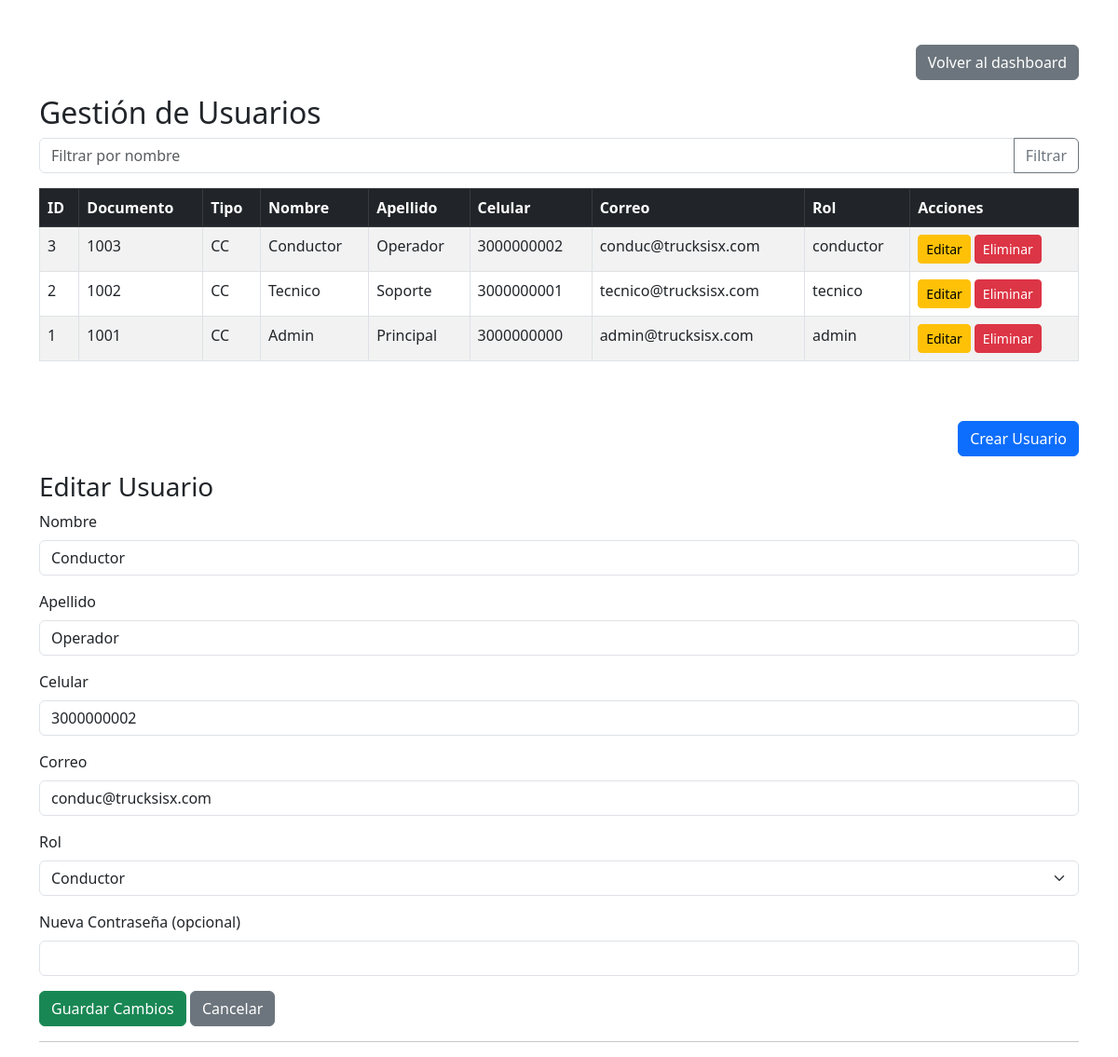
/views/crear_usuario.php?editar=3 (signed in), run on the app's committed database.
### tables this page shows
CREATE TABLE users (
    id INT AUTO_INCREMENT PRIMARY KEY,
    num_documento VARCHAR(20) NOT NULL,
    tipo_documento VARCHAR(20) NOT NULL,
    nombre VARCHAR(50) NOT NULL,
    apellido VARCHAR(50) NOT NULL,
    num_celular VARCHAR(20),
    correo VARCHAR(100),
    rol ENUM('admin','tecnico','conductor') NOT NULL,
    contrasena VARCHAR(255) NOT NULL
);

### views/crear_usuario.php (the view, shortened to what this page needs)
<!DOCTYPE html>
<html lang="es">
<head>
    <link href="https://cdn.jsdelivr.net/npm/bootstrap@5.3.0/dist/css/bootstrap.min.css" rel="stylesheet">
</head>
<body>
<?php
$db = new Database();
$conn = $db->getConnection();
$stmt = $conn->prepare("SELECT * FROM users ORDER BY id DESC");
$stmt->execute();
$usuarios = $stmt->fetchAll(PDO::FETCH_ASSOC);
?>
<div class="container mt-5">
    <div class="d-flex justify-content-end mb-3">
        <a href="dashboard.php" class="btn btn-secondary">Volver al dashboard</a>
    </div>
    <h2>Gestión de Usuarios</h2>
    <form method="get" class="mb-3" action="">
        <div class="input-group">
            <input type="text" class="form-control" name="filtro_nombre" placeholder="Filtrar por nombre" value="<?php echo isset($_GET['filtro_nombre']) ? htmlspecialchars($_GET['filtro_nombre']) : ''; ?>">
            <button class="btn btn-outline-secondary" type="submit">Filtrar</button>
        </div>
    </form>
    <div class="table-responsive mb-5">
        <table class="table table-bordered table-striped">
            <thead class="table-dark">
                <tr>
                    <th>ID</th>
                    <th>Documento</th>
                    <th>Tipo</th>
                    <th>Nombre</th>
                    <th>Apellido</th>
                    <th>Celular</th>
                    <th>Correo</th>
                    <th>Rol</th>
                    <th>Acciones</th>
                </tr>
            </thead>
            <tbody>
            <?php
            $usuarios_filtrados = $usuarios;
            foreach ($usuarios_filtrados as $usuario) {
                echo '<tr>';
                echo '<td>' . $usuario['id'] . '</td>';
                echo '<td>' . htmlspecialchars($usuario['num_documento']) . '</td>';
                echo '<td>' . htmlspecialchars($usuario['tipo_documento']) . '</td>';
                echo '<td>' . htmlspecialchars($usuario['nombre']) . '</td>';
                echo '<td>' . htmlspecialchars($usuario['apellido']) . '</td>';
                echo '<td>' . htmlspecialchars($usuario['num_celular']) . '</td>';
                echo '<td>' . htmlspecialchars($usuario['correo']) . '</td>';
                echo '<td>' . htmlspecialchars($usuario['rol']) . '</td>';
                echo '<td>';
                echo '<a href="?editar=' . $usuario['id'] . '" class="btn btn-sm btn-warning me-1">Editar</a>';
                echo '<a href="../controllers/UserController.php?action=delete&id=' . $usuario['id'] . '" class="btn btn-sm btn-danger" onclick="return confirm(\'¿Seguro que deseas eliminar este usuario?\')">Eliminar</a>';
                echo '</td>';
                echo '</tr>';
            }
            ?>
            </tbody>
        </table>
    </div>
    <div class="d-flex justify-content-end mb-3">
    <button type="button" class="btn btn-primary" data-bs-toggle="modal" data-bs-target="#modalCrearUsuario">Crear Usuario</button>
    </div>
    <?php
    if (isset($_GET['editar'])) {
        $idEditar = intval($_GET['editar']);
        $usuarioEditar = null;
        foreach ($usuarios as $u) {
            if ($u['id'] == $idEditar) {
                $usuarioEditar = $u;
                break;
            }
        }
        if ($usuarioEditar) {
    ?>
        <h3>Editar Usuario</h3>
        <form id="form-editar-usuario" method="post" action="../controllers/UserController.php?action=update&id=<?php echo $usuarioEditar['id']; ?>">
            <div class="mb-3">
                <label for="nombre_edit" class="form-label">Nombre</label>
                <input type="text" class="form-control" id="nombre_edit" name="nombre" value="<?php echo htmlspecialchars($usuarioEditar['nombre']); ?>" required>
            </div>
            <div class="mb-3">
                <label for="apellido_edit" class="form-label">Apellido</label>
                <input type="text" class="form-control" id="apellido_edit" name="apellido" value="<?php echo htmlspecialchars($usuarioEditar['apellido']); ?>" required>
            </div>
            <div class="mb-3">
                <label for="num_celular_edit" class="form-label">Celular</label>
                <input type="text" class="form-control" id="num_celular_edit" name="num_celular" value="<?php echo htmlspecialchars($usuarioEditar['num_celular']); ?>">
            </div>
            <div class="mb-3">
                <label for="correo_edit" class="form-label">Correo</label>
                <input type="email" class="form-control" id="correo_edit" name="correo" value="<?php echo htmlspecialchars($usuarioEditar['correo']); ?>">
            </div>
            <div class="mb-3">
                <label for="rol_edit" class="form-label">Rol</label>
                <select class="form-select" id="rol_edit" name="rol" required>
                    <option value="conductor" <?php if($usuarioEditar['rol']==='conductor') echo 'selected'; ?>>Conductor</option>
                </select>
            </div>
            <div class="mb-3">
                <label for="contrasena_edit" class="form-label">Nueva Contraseña (opcional)</label>
                <input type="password" class="form-control" id="contrasena_edit" name="contrasena">
            </div>
            <button type="submit" class="btn btn-success">Guardar Cambios</button>
            <a href="crear_usuario.php" class="btn btn-secondary">Cancelar</a>
        </form>
        <hr>
    <?php }
    }
    ?>
</body>
</html>

### data on the page
users: id "3", num_documento "1003", tipo_documento "CC", nombre "Conductor", apellido "Operador", num_celular "3000000002", correo "conduc@trucksisx.com", rol "conductor", rol "Conductor"
users: id "2", num_documento "1002", tipo_documento "CC", nombre "Tecnico", apellido "Soporte", num_celular "3000000001", correo "tecnico@trucksisx.com", rol "tecnico"
users: id "1", num_documento "1001", tipo_documento "CC", nombre "Admin", apellido "Principal", num_celular "3000000000", correo "admin@trucksisx.com", rol "admin"
